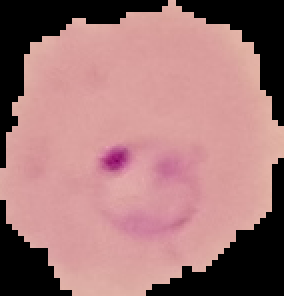
#> input picture data/raw/parasitized_cell_162.png, 142 x 148 px (shown 2 times larger); its folder holds only this picture in this run
$ python -i candidates.py   (imports and definitions only)
#> lines starting #> are read from the running program, lines starting #| are printed output that depends on the picture; after the words box and inside, x2 and y2 are one past the last pixel; in counts of white or black regions, pixels touching at a corner belong together
#> further down, picture is the input picture: shape (148, 142, 3); mean B, G, R 118.9, 118.6, 163
### src/paluscope/preprocess.py
"""Prétraitements vision classique (Godwin — Phase 0 A1 / A2 / A4).

Owner V0 : Godwin
Branche type : godwin/preprocess-hist

Ce module convertit et transforme les intensités SANS changer la géométrie :
- RGB → float / gris / HSV
- séparation des canaux R, G, B
- transformations d'histogramme (négatif, gamma, étalement, égalisation)

Note : to_hsv() est aussi consommé par Bénoit (candidates.py).
"""

from __future__ import annotations

import numpy as np
from skimage.color import rgb2gray, rgb2hsv
from skimage.exposure import equalize_hist, rescale_intensity
from skimage.filters import unsharp_mask as _unsharp_mask
from skimage.util import img_as_float


def to_float_rgb(rgb: np.ndarray) -> np.ndarray:
    """Convertit une image RGB (souvent uint8 [0,255]) en float [0, 1].

    Pourquoi ?
        Beaucoup de formules BIP (gamma, HSV skimage, etc.) supposent [0, 1].
    """
    return img_as_float(rgb)


# [8 lines left out: function to_gray, not called in this run]


def to_hsv(rgb: np.ndarray) -> np.ndarray:
    """RGB → HSV float, shape (H, W, 3), canaux H/S/V dans [0, 1] (skimage).

    H = teinte, S = saturation, V = luminosité (value).
    Utile ensuite pour le masque de candidats (Bénoit).
    """
    return rgb2hsv(to_float_rgb(rgb))
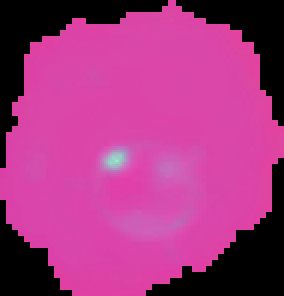
#> returned value: shape (148, 142, 3) float64 (shown 2 times larger); mean of channels 0, 1, 2 0.499, 0.212, 0.639; drawn as B, G, R


# [55 lines left out: functions split_rgb, negative, gamma_correct, stretch, sharpen, equalize, not called in this run]

### src/paluscope/candidates.py
"""Zones candidates — baseline Phase 0 (Bénoit B1 / B5).

Owner V0 : Bénoit
Branche type : benoit/candidates-mask

Objectif :
    proposer des taches à regarder dans la cellule (coloration Giemsa),
    puis compter les composantes connexes.

Ce n'est PAS un détecteur final de parasites — juste une aide à la lecture V0.
Le fond noir des cellules recadrées (dataset NIH) n'est pas une zone candidate.
"""

from __future__ import annotations

import cv2
import numpy as np
from skimage import measure, morphology

# to_hsv vient du module Godwin (preprocess) — on ne le réécrit pas ici
from .preprocess import to_hsv

# Teinte magenta / violette (H skimage dans [0, 1]). Le cytoplasme rose est près de 0.
# 0,65 plutôt que 0,75 : une tache pâle est moins franchement magenta.
HUE_MAGENTA_MIN = 0.65
# Écart de saturation au-dessus du cytoplasme. 0,04 laisse passer une tache légère.
SATURATION_DELTA = 0.04
# En dessous, on considère le pixel comme le fond noir du recadrage NIH.
VALUE_BACKGROUND_MAX = 0.15
# Une tache plus grande que cette fraction de la cellule n'est pas un petit dépôt.
MAX_AREA_FRACTION = 0.12


def candidate_stages(rgb: np.ndarray, min_size: int = 12) -> dict:
    """Étapes intermédiaires de la détection, dans l'ordre du code.

    Retour
    ------
    dict
        hsv, cell, color, mask
    """
    hsv = to_hsv(rgb)
    hue = hsv[:, :, 0]
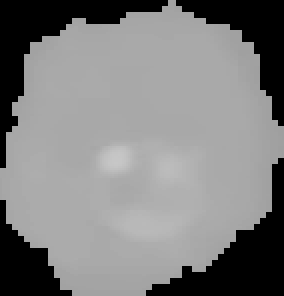
#> hue: shape (148, 142) float64 (shown 2 times larger); min 0, max 0.782, mean 0.499
    saturation = hsv[:, :, 1]
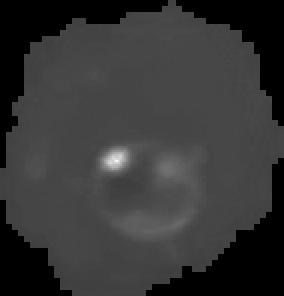
#> saturation: shape (148, 142) float64 (shown 2 times larger); min 0, max 0.992, mean 0.212
    value = hsv[:, :, 2]
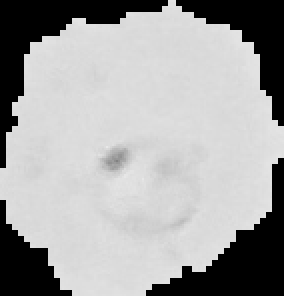
#> value: shape (148, 142) float64 (shown 2 times larger); min 0, max 0.91, mean 0.639

    cell = value > VALUE_BACKGROUND_MAX
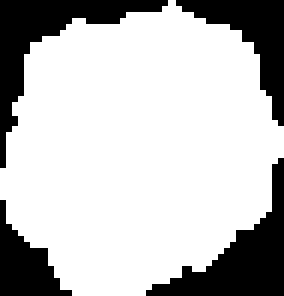
#> cell: shape (148, 142) bool (shown 2 times larger); 74.9% white; 4 black regions, box (x1, y1, x2, y2) and area: (73, 79, 142, 148) 1644, (0, 0, 84, 84) 1623, (88, 0, 142, 63) 1188, (0, 100, 36, 148) 828
    empty = np.zeros(value.shape, dtype=bool)
    color = empty.copy()
    mask = empty.copy()
    if int(cell.sum()) < min_size:
        return {"hsv": hsv, "cell": cell, "color": color, "mask": mask}

    # Référence : couleur typique du cytoplasme (rose, peu saturé).
    saturation_limit = float(np.median(saturation[cell])) + SATURATION_DELTA
#> saturation_limit = 0.316
    color = cell & (hue >= HUE_MAGENTA_MIN) & (saturation > saturation_limit)
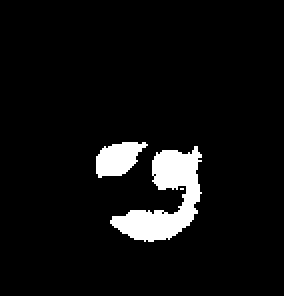
#> color: shape (148, 142) bool (shown 2 times larger); 6.2% white; 3 white regions (1 under 20 px), largest, box (x1, y1, x2, y2) and area: (55, 73, 101, 121) 986, (48, 71, 74, 89) 308
    if not color.any():
        return {"hsv": hsv, "cell": cell, "color": color, "mask": mask}

    # skimage >= 0.26 : max_size = trous de cette taille comblés
#> (the run stopped early here; a loop or call above may not have finished)

$ run again, on data/raw/uninfected_cell_128.png
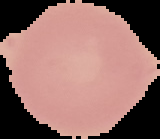
#> input picture data/raw/uninfected_cell_128.png, 160 x 139 px
#> picture is the input picture: shape (139, 160, 3); mean B, G, R 102.5, 107.7, 145.8
#> in candidate_stages, `value = hsv[:, :, 2]`:
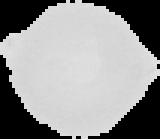
#> value: shape (139, 160) float64; min 0, max 0.882, mean 0.572
#> in candidate_stages, `cell = value > VALUE_BACKGROUND_MAX`:
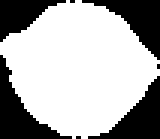
#> cell: shape (139, 160) bool; 67.6% white; 7 black regions (3 under 20 px), largest, box (x1, y1, x2, y2) and area: (0, 55, 72, 139) 2058, (82, 0, 160, 60) 1854, (88, 76, 160, 139) 1854, (0, 0, 66, 42) 1386
#> saturation_limit = 0.339
#> color: shape (139, 160) bool; every value is 0
#> labeled: shape (139, 160) int32; every value is 0
#> in label_candidates, `n = int(labeled.max())`: n = 0
#> result = 4 items
